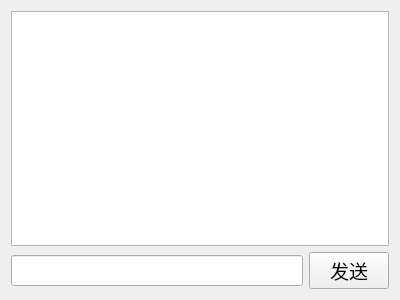
<?xml version="1.0" encoding="UTF-8"?>
<ui version="4.0">
 <class>Privatrchat</class>
 <widget class="QWidget" name="Privatrchat">
  <property name="geometry">
   <rect>
    <x>0</x>
    <y>0</y>
    <width>400</width>
    <height>300</height>
   </rect>
  </property>
  <property name="windowTitle">
   <string>Form</string>
  </property>
  <layout class="QHBoxLayout" name="horizontalLayout_2">
   <item>
    <layout class="QVBoxLayout" name="verticalLayout">
     <item>
      <widget class="QTextEdit" name="showMsg_te">
       <property name="font">
        <font>
         <family>Arial</family>
         <pointsize>14</pointsize>
        </font>
       </property>
      </widget>
     </item>
     <item>
      <layout class="QHBoxLayout" name="horizontalLayout">
       <item>
        <widget class="QLineEdit" name="inputNsg_le">
         <property name="font">
          <font>
           <family>Arial</family>
           <pointsize>14</pointsize>
          </font>
         </property>
        </widget>
       </item>
       <item>
        <widget class="QPushButton" name="sendMsg_pb">
         <property name="font">
          <font>
           <family>Arial</family>
           <pointsize>14</pointsize>
          </font>
         </property>
         <property name="text">
          <string>发送</string>
         </property>
        </widget>
       </item>
      </layout>
     </item>
    </layout>
   </item>
  </layout>
 </widget>
 <resources/>
 <connections/>
</ui>
